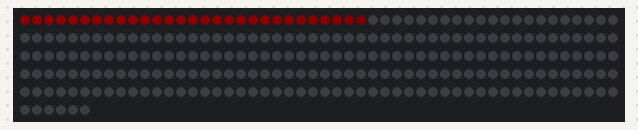
Bench run of a program on a simulated Raspberry Pi Pico running CircuitPython. Shown: 256 RGB LEDs in strip order, left to right, continuing on the next row. Dim RGB values are drawn brighter than linear; random numbers come from a fixed seed.

Above: at 0.13 s.
At 4.27 s:
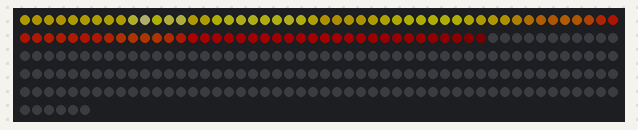
At 9.92 s:
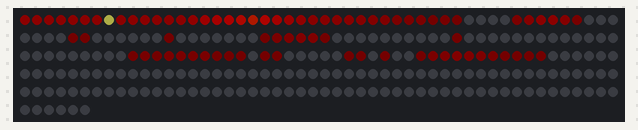
At 19.95 s:
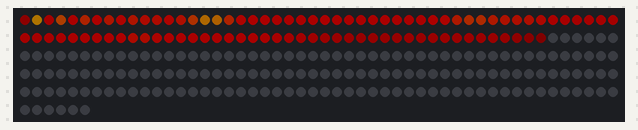
At 29.9 s:
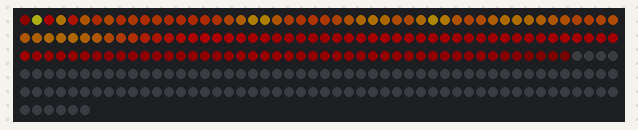
At 39.86 s:
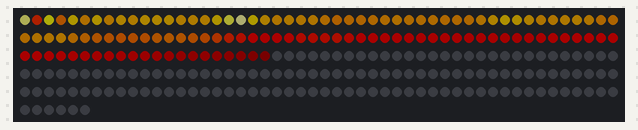

The program:

fire9.py
```python
# (licence header left out)
import time
import board
import neopixel
import array
import random

# for Rp2040-Matrix

NUMPIXELS = 256    # Update this to match the number of LEDs.
SPEED = 0.01       # Increase to slow down the fire. Decrease to speed it up.
BRIGHTNESS = 0.2   # A number between 0.0 and 1.0, where 0.0 is off, and 1.0 is max.
PIN = board.GP28   # This is the default pin on my RPi-Pico with 16x16 NeoPixel matrix

pixels = neopixel.NeoPixel(PIN, NUMPIXELS, brightness=BRIGHTNESS, auto_write=False)


####################### color mapping ###################

PALETTE = 0        # 0 = Heat, 1 = Rainbow, 2 = Water

HeatColors_palette = [
    0x000000,
    0x330000, 0x660000, 0x990000, 0xCC0000, 0xFF0000,
    0xFF3300, 0xFF6600, 0xFF9900, 0xFFCC00, 0xFFFF00,
    0xFFFF33, 0xFFFF66, 0xFFFF99, 0xFFFFCC, 0xFFFFFF
]

RainbowColors_palette = [
    0xFF0000, 0xD52A00, 0xAB5500, 0xAB7F00,
    0xABAB00, 0x56D500, 0x00FF00, 0x00D52A,
    0x00AB55, 0x0056AA, 0x0000FF, 0x2A00D5,
    0x5500AB, 0x7F0081, 0xAB0055, 0xD5002B
]

WaterColors_palette = [
    0x000000,
    0x000033, 0x000066, 0x000099, 0x0000CC, 0x0000FF,
    0x0033FF, 0x0066FF, 0x0099FF, 0x00CCFF, 0x00FFFF,
    0x33FFFF, 0x66FFFF, 0x99FFFF, 0xCCFFFF, 0xFFFFFF
]

ALL_palettes = [
    HeatColors_palette,
    RainbowColors_palette,
    WaterColors_palette
]

#####################

def interpolate(val1, val2, num, denom):
    value = val1 + ((val2-val1) * num) // denom
    return value

# map heat [0 .. 255] to color palette [0 .. length]
# and interpolate intermediate values
def map_heat_to_color(palette, heat):
    length = len(palette)
    if (length < 2):
        exit
    else:
        last = length-1

    k = (heat * last)
    i = k // 255
    j = k % 255

    color1 = palette[i]
    if (j == 0):
        color3 = color1
    else:
        color2 = palette[i+1]
        color3 = interpolate( color1, color2, j, 255)
    return color3


##################### fire simulation #######################

# Fire2012 by Mark Kriegsman, July 2012
# as part of "Five Elements" shown here: http://youtu.be/knWiGsmgycY
#
# This basic one-dimensional 'fire' simulation works roughly as follows:
# There's a underlying array of 'heat' cells, that model the temperature
# at each point along the line.  Every cycle through the simulation,
# four steps are performed:
#  1) All cells cool down a little bit, losing heat to the air
#  2) The heat from each cell drifts 'up' and diffuses a little
#  3) Sometimes randomly new 'sparks' of heat are added at the bottom
#  4) The heat from each cell is rendered as a color into the leds array
#     The heat-to-color mapping uses a palette approximating black-body radiation.
#
# Temperature is in arbitrary units from 0 (cold black) to 255 (white hot).
#
# This simulation scales it self a bit depending on NUM_LEDS; it should look
# "OK" on anywhere from 20 to 100 LEDs without too much tweaking.
#
# I recommend running this simulation at anywhere from 30-100 frames per second,
# meaning an interframe delay of about 10-35 milliseconds.
#
# Looks best on a high-density LED setup (60+ pixels/meter).
#
#
# There are two main parameters you can play with to control the look and
# feel of your fire: COOLING (used in step 1 above), and SPARKING (used
# in step 3 above).
#
# COOLING: How much does the air cool as it rises?
# Less cooling = taller flames.  More cooling = shorter flames.
# Default 50, suggested range 20-100
#define COOLING  80  // 60
COOLING = 60

# SPARKING: What chance (out of 255) is there that a new spark will be lit?
# Higher chance = more roaring fire.  Lower chance = more flickery fire.
# Default 120, suggested range 50-200.
#define SPARKING 80
SPARKING = 80

heat = array.array("B", [0] * NUMPIXELS)

IGNITION = max(3, NUMPIXELS//10)    # ignition area: 10% of segment length or minimum 3 pixels
CUSTOM = 0

def fire2012(palette):
    # Step 1.  Cool down every cell a little
    for i in range(NUMPIXELS):
        minTemp = (IGNITION-i)//4 + 16 if (i<IGNITION) else 0    # should not become black in ignition area
        cool = random.randint(0, (((20 + COOLING//3) * 16) // NUMPIXELS)+2)
        temp = max(0, heat[i] - cool)
        heat[i] = minTemp if (temp<minTemp) else temp

    # Step 2.  Heat from each cell drifts 'up' and diffuses a little
    k = NUMPIXELS-1
    while (k >= 2):
        heat[k] = (heat[k-1] + heat[k-2] + heat[k-2]) // 3    # heat[k-2] multiplied by 2
        k -= 1

    # Step 3.  Randomly ignite new 'sparks' of heat near the bottom
    if (random.randint(0, 255) < SPARKING):
        y = random.randint(0, IGNITION);
        boost = (17+CUSTOM) * (IGNITION - y//2) // IGNITION   # integer math!
        newheat = heat[y] + random.randint(96+2*boost, 207+boost)
        heat[y] = newheat if (newheat <= 255) else 255

    # Step 4.  Map from heat cells to LED colors
    for j in range(NUMPIXELS):
        pixels[j] = map_heat_to_color(palette, heat[j])


########## main loop #################

while True:
    fire2012(ALL_palettes[PALETTE])
    pixels.show()
    time.sleep(SPEED)
```
